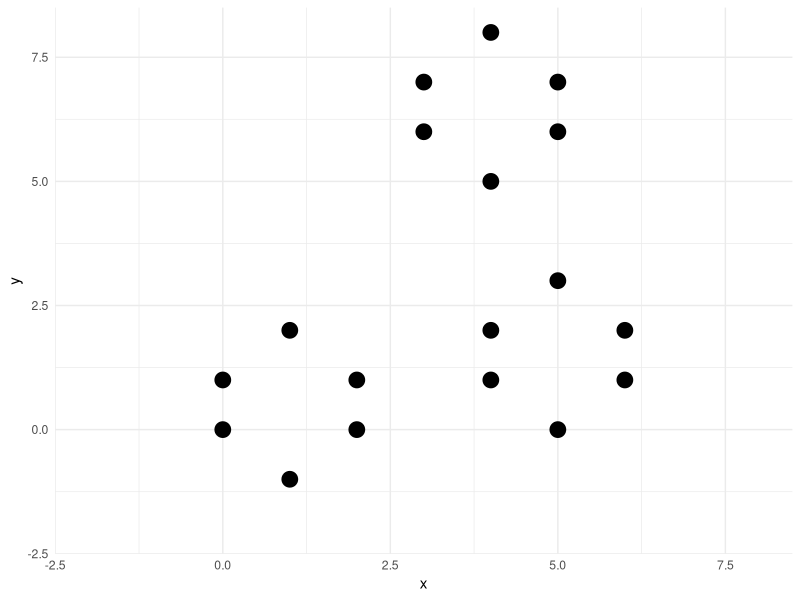
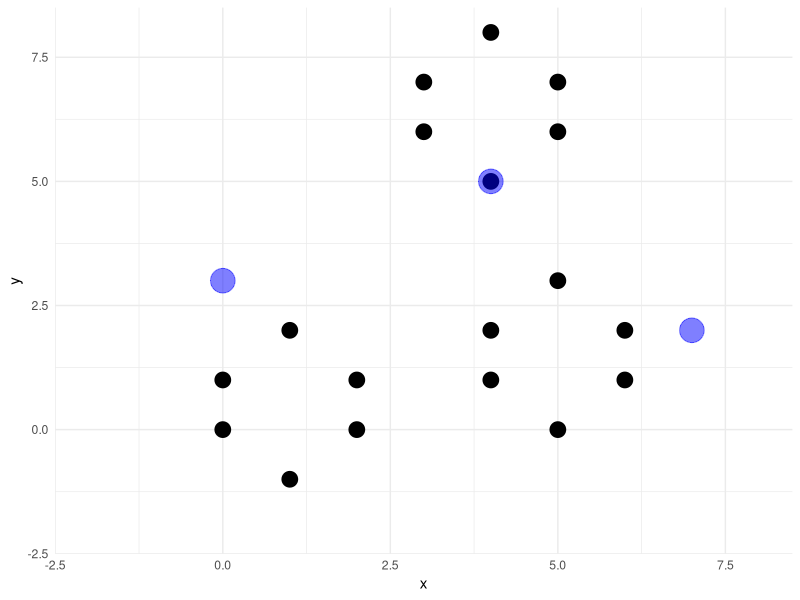
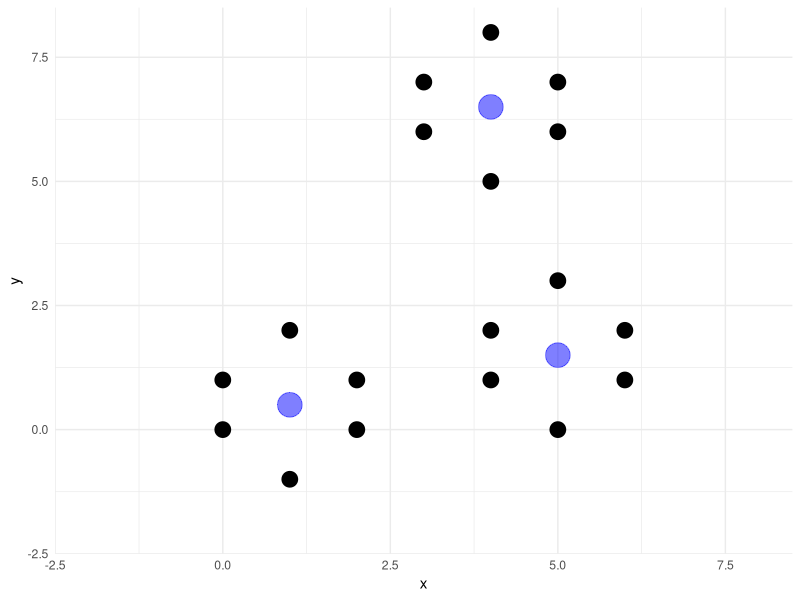
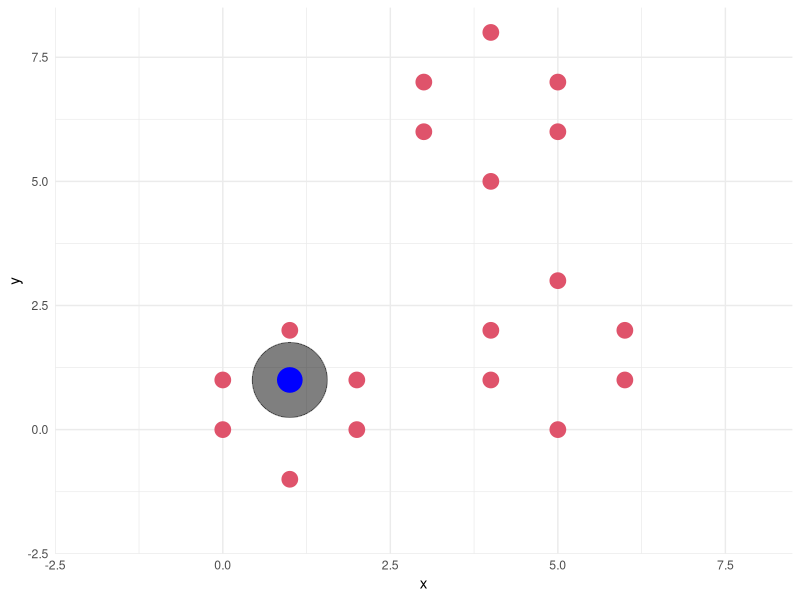
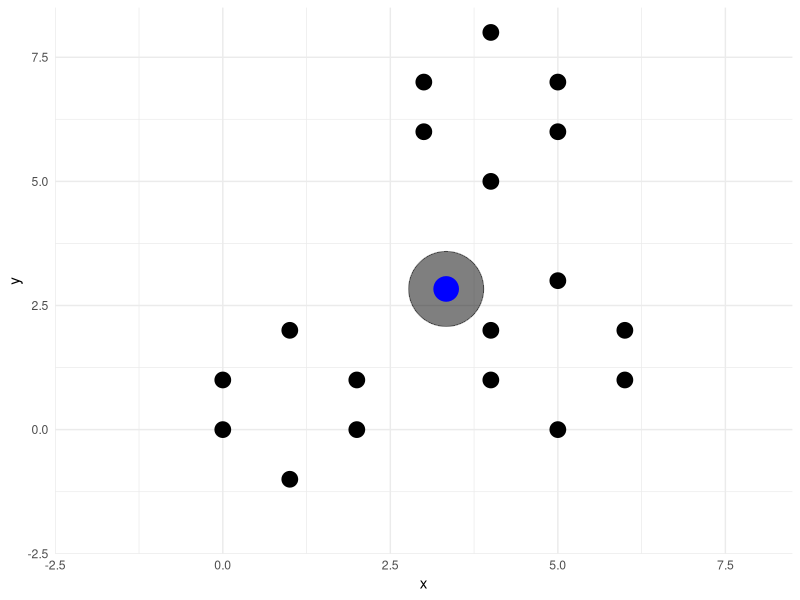
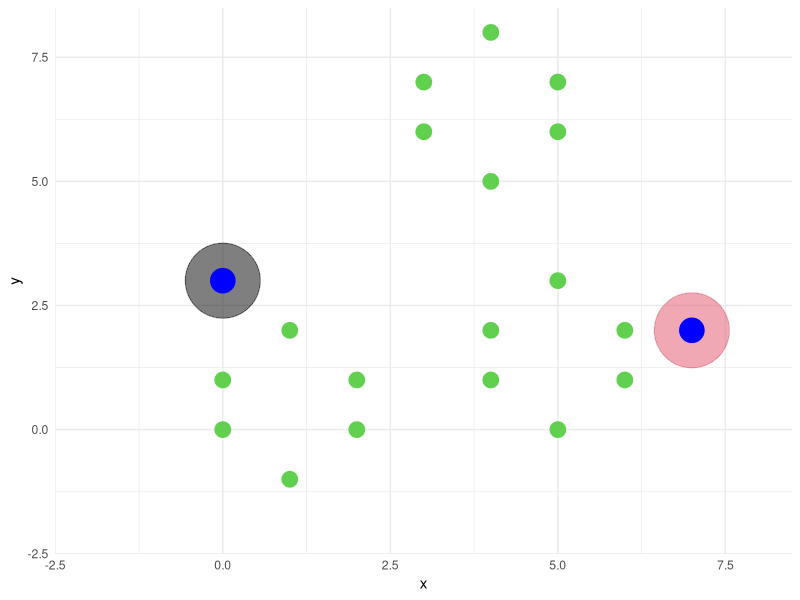
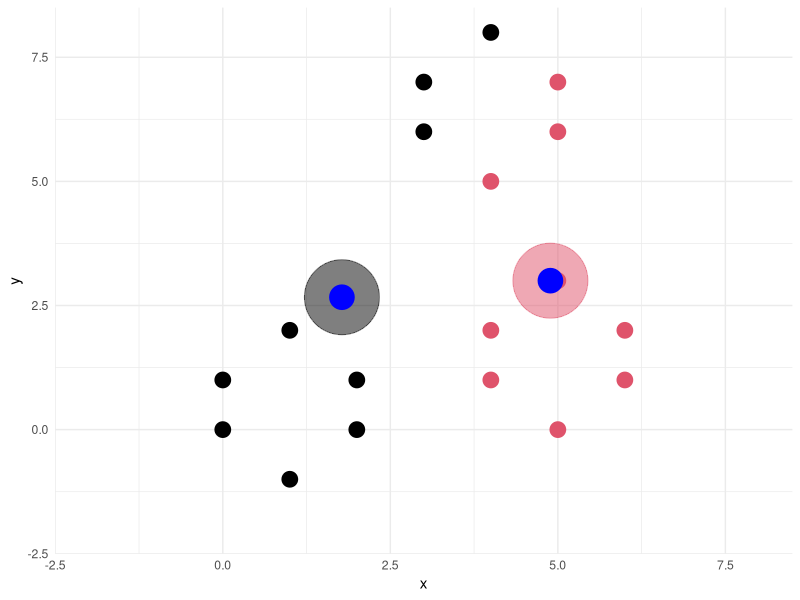
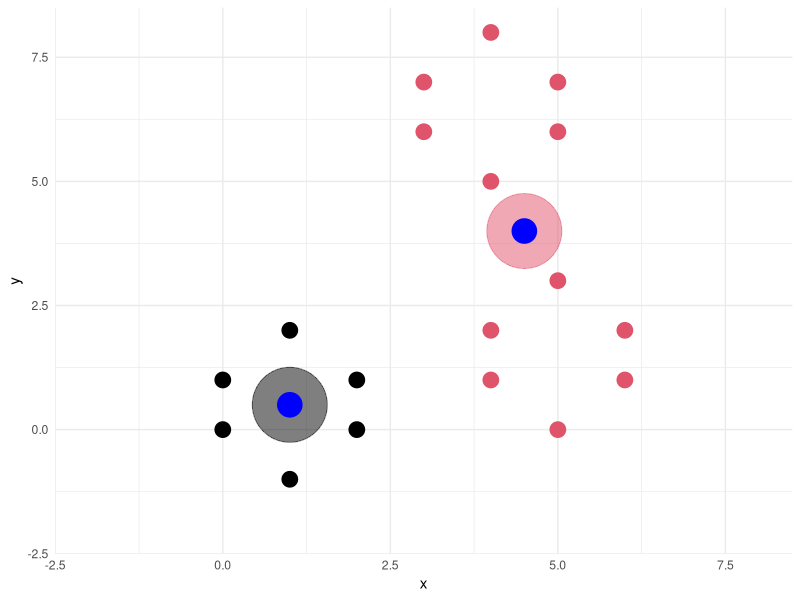

Recreate these plots in R, in order.
## ---- chunk 1
library(ggplot2)
library(ggthemes)
theme_set(theme_minimal())
## ---- chunk 2
data <- data.frame(x = c(1,0,2,5,4,5,1,0,2,6,6,4,3,3,4,4,5,5),
                   y = c(2,0,1,3,1,0,-1,1,0,2,1,2,6,7,8,5,6,7))
ggplot(aes(x = x, y = y), data = data) + 
    geom_point(size = 5) + 
    xlim(-2,8) + 
    ylim(-2,8)
## ---- chunk 3
eucDistance <- function(p1,p2){
    return(sqrt(sum((p1-p2)^2)))
}

eucDistance(data[1,],data[2,])
eucDistance(data[3,],data[4,])
eucDistance(data[1,],c(0,0))
## ---- chunk 4
n = nrow(data)
for (i in 1:n) {
    print(eucDistance(data[i,],c(0,0)))
}
## ---- chunk 5
centroids <- data.frame(x = c(0,7,4),
                        y = c(3,2,5))
ggplot(aes(x = x, y = y), data = data) + 
    geom_point(size = 5) + 
    xlim(-2,8) + 
    ylim(-2,8) +
    geom_point(aes(x = x, y = y), data = centroids, size = 8, color = 'blue', alpha = 0.5)
## ---- chunk 6
for (cid in 1:3){ # we got three centroids
    print(eucDistance(c(0,0), centroids[cid,]))
}
## ---- chunk 7
distances <- vector()
for (cid in 1:3){
    distances <- c(distances, eucDistance(data[1,], centroids[cid,]))
}
distances
which.min(distances)
## ---- chunk 8
assignment <- vector()
for (pid in 1:n){ # we got n points
    distances <- vector()
    for (cid in 1:3){ # we got 3 centroids
        distances <- c(distances, eucDistance(data[pid,], centroids[cid,]))
    }
    assignment <- c(assignment, which.min(distances))
}
assignment
data$assignment <- assignment
data
## ---- chunk 9
for (cid in 1:3){
    centroids[cid,] = apply(data[data$assignment == cid,], 2, mean)[1:2]
}
centroids
ggplot(aes(x = x, y = y), data = data) + 
    geom_point(size = 5) + 
    xlim(-2,8) + 
    ylim(-2,8) +
    geom_point(aes(x = x, y = y), data = centroids, size = 8, color = 'blue', alpha = 0.5)
## ---- chunk 10
myKMeans <- function(data, centroids, maxIter = 999){
    n = nrow(data)    
    m = ncol(data)
    k = nrow(centroids)
    data$assignment <- k+1
    p <- ggplot(aes(x = x, y = y), data = data) + 
             geom_point(size = 5, color = data$assignment) + 
             xlim(-2,8) + 
             ylim(-2,8) +
             geom_point(aes(x = x, y = y), data = centroids, size = 25, color = 
                            as.numeric(row.names(centroids)), alpha = 0.5) + 
             geom_point(aes(x = x, y = y), data = centroids, size = 8, color = 'blue')
    plot(p)
    for (i in 1:maxIter){
        print(paste("iteration",i))
        assignment <- vector()
        oldAssignment <- data$assignment
        for (pid in 1:n){ # we got n points
            distances <- vector()
            for (cid in 1:k){ # we got 3 centroids
                distances <- c(distances, eucDistance(data[pid,1:m], centroids[cid,1:m]))
            }
            assignment <- c(assignment, which.min(distances))
        }
        print(assignment)
        data$assignment <- assignment
        for (cid in 1:k){
            centroids[cid,] = apply(data[data$assignment == cid,], 2, mean)[1:2]
        }
        print(centroids)
        if (sum(oldAssignment == data$assignment)== n) break   
        p <- ggplot(aes(x = x, y = y), data = data) + 
            geom_point(size = 5, color = data$assignment) + 
            xlim(-2,8) + 
            ylim(-2,8) +
            geom_point(aes(x = x, y = y), data = centroids, size = 25, color = 
                           as.numeric(row.names(centroids)), alpha = 0.5) + 
            geom_point(aes(x = x, y = y), data = centroids, size = 8, color = 'blue') 
        plot(p)
    
    }
    print("===============DONE===================")
    return(data)
}
rm(assignment)
## ---- chunk 11
data <- data.frame(x = c(1,0,2,5,4,5,1,0,2,6,6,4,3,3,4,4,5,5),
                   y = c(2,0,1,3,1,0,-1,1,0,2,1,2,6,7,8,5,6,7))
centroids <- data.frame(x = c(1),
                        y = c(1))
cdata <- myKMeans(data, centroids)
## ---- chunk 12
data <- data.frame(x = c(1,0,2,5,4,5,1,0,2,6,6,4,3,3,4,4,5,5),
                   y = c(2,0,1,3,1,0,-1,1,0,2,1,2,6,7,8,5,6,7))
centroids <- data.frame(x = c(0,7),
                        y = c(3,2))
cdata <- myKMeans(data, centroids)
## ---- chunk 13
data <- data.frame(x = c(1,0,2,5,4,5,1,0,2,6,6,4,3,3,4,4,5,5),
                   y = c(2,0,1,3,1,0,-1,1,0,2,1,2,6,7,8,5,6,7))
centroids <- data.frame(x = c(2,5),
                        y = c(2,5))
cdata <- myKMeans(data, centroids)
## ---- chunk 14
data <- data.frame(x = c(1,0,2,5,4,5,1,0,2,6,6,4,3,3,4,4,5,5),
                   y = c(2,0,1,3,1,0,-1,1,0,2,1,2,6,7,8,5,6,7))
centroids <- data.frame(x = c(7,7),
                        y = c(1,2))
cdata <- myKMeans(data, centroids)
## ---- chunk 15
data <- data.frame(x = c(1,0,2,5,4,5,1,0,2,6,6,4,3,3,4,4,5,5),
                   y = c(2,0,1,3,1,0,-1,1,0,2,1,2,6,7,8,5,6,7))
centroids <- data.frame(x = c(7,7,4,3,1),
                        y = c(1,2,5,6,2))
cdata <- myKMeans(data, centroids)
## ---- chunk 16
data <- data.frame(x = c(1,0,2,5,4,5,1,0,2,6,6,4,3,3,4,4,5,5),
                   y = c(2,0,1,3,1,0,-1,1,0,2,1,2,6,7,8,5,6,7))
centroids <- data.frame(x = c(1,2,3,4,5,6),
                        y = c(1,2,3,4,5,6))
cdata <- myKMeans(data, centroids)
